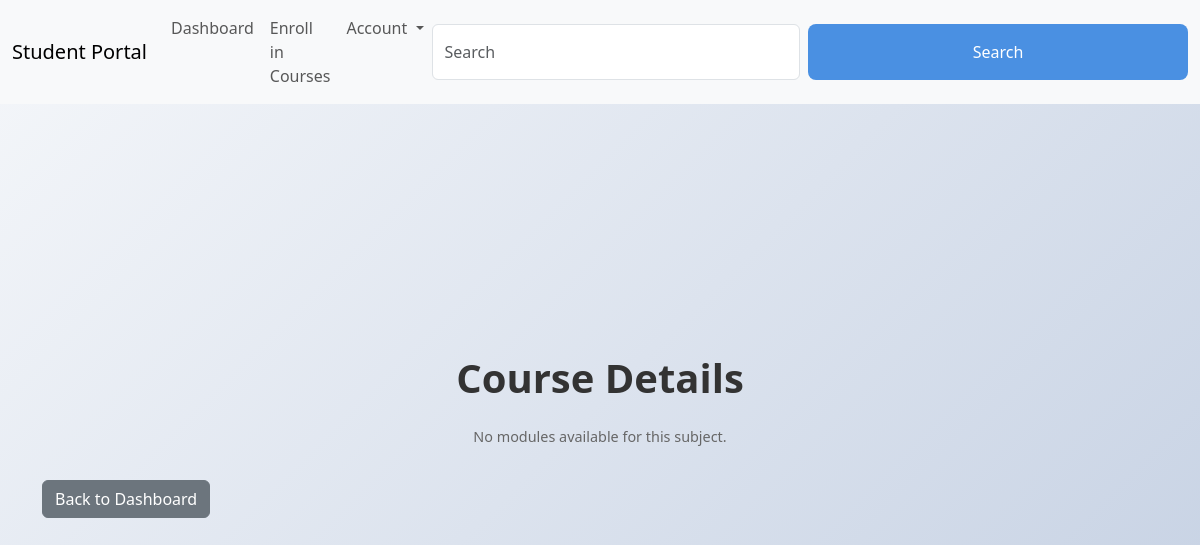
Page /subject/2 (signed in) on the earlier database version.
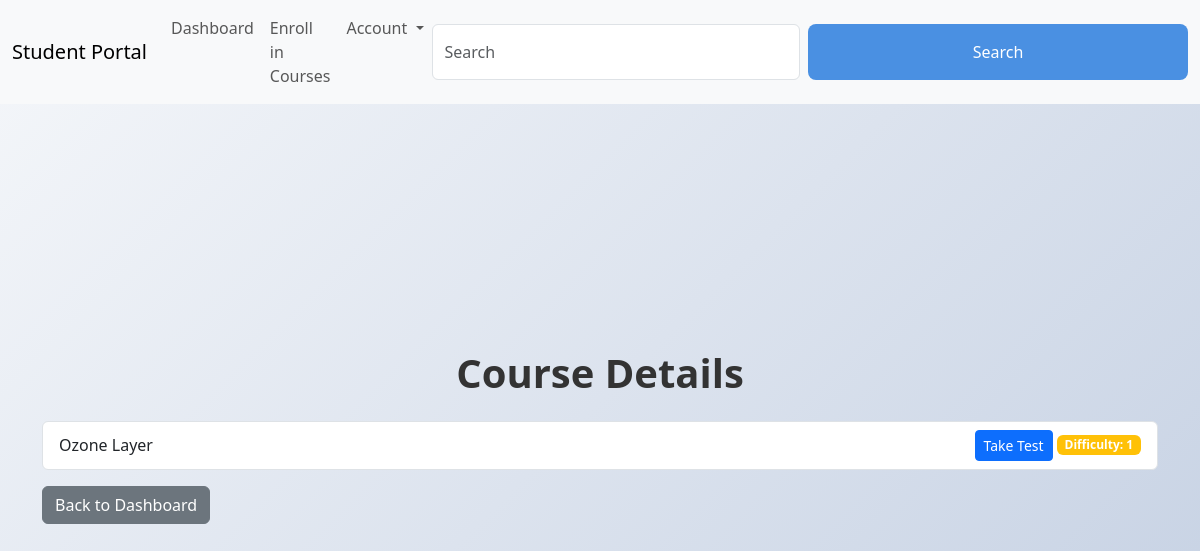
Same page on the later database version.
### app.py (models this page shows)
class Module(db.Model):
    __tablename__ = 'modules'
    module_id = db.Column(db.Integer, primary_key=True, autoincrement=True)
    chapter_id = db.Column(db.Integer, db.ForeignKey('chapters.chapter_id'), nullable=False)
    module_name = db.Column(db.String(80), nullable=False)
    video_url = db.Column(db.String(200))

### app.py (the view)
@app.route('/subject/<int:subject_id>')
@login_required
def subject_portal(subject_id):
    if current_user.user_type != 'student':
        flash('Access denied')
        return redirect(url_for('dashboard'))
    chapters = Chapter.query.filter_by(subject_id=subject_id).all()
    modules_data = []
    for chapter in chapters:
        modules = Module.query.filter_by(chapter_id=chapter.chapter_id).all()
        for module in modules:
            progress = StudentModuleProgress.query.filter_by(student_username=current_user.username, module_id=module.module_id).first()
            if not progress:
                progress = StudentModuleProgress(student_username=current_user.username, module_id=module.module_id, current_difficulty=1)
                db.session.add(progress)
                db.session.commit()
            modules_data.append({
                'module_id': module.module_id,  # Add the module_id here
                'module_name': module.module_name,
                'video_url': module.video_url,
                'difficulty': progress.current_difficulty,
                'completed': progress.completed,
                'mastery': progress.mastery
            })
    return render_template('subject_portal.html', modules=modules_data)

### app.py (called while the page is built)
@login_manager.user_loader
def load_user(username):
    return User.query.get(username)

@app.context_processor
def utility_processor():
    def url_for_static(route):
        return url_for('static', filename=route)
    return {
        'url_for_static': url_for_static
    }

### templates/subject_portal.html (shortened to what this page needs)
<!DOCTYPE html>
<html lang="en">
<head>
    <link rel="stylesheet" href="{{ url_for('static', filename='bootstrap.min.css') }}">
    <link rel="stylesheet" href="{{ url_for('static', filename='style.css') }}">
</head>
<body>
    <nav class="navbar navbar-expand-lg bg-body-tertiary fixed-top">
        <div class="container-fluid">
            <a class="navbar-brand" href="{{ url_for('dashboard') }}">Student Portal</a>
            <div class="collapse navbar-collapse" id="navbarSupportedContent">
                <ul class="navbar-nav me-auto mb-2 mb-lg-0">
                    <li class="nav-item">
                        <a class="nav-link" href="{{ url_for('dashboard') }}">Dashboard</a>
                    </li>
                    <li class="nav-item">
                        <a class="nav-link" href="{{ url_for('enroll_courses') }}">Enroll in Courses</a>
                    </li>
                    <li class="nav-item dropdown">
                        <a class="nav-link dropdown-toggle" href="#" role="button" data-bs-toggle="dropdown" aria-expanded="false">
                            Account
                        </a>
                    </li>
                </ul>
                <form class="d-flex" role="search">
                    <input class="form-control me-2" type="search" placeholder="Search" aria-label="Search">
                    <button class="btn btn-outline-success" type="submit">Search</button>
                </form>
            </div>
        </div>
    </nav>
    <div class="container mt-5">
        <h1 class="mt-4">Course Details</h1>
        {% if modules %}
            <ul class="list-group">
                {% for module in modules %}
                    <li class="list-group-item d-flex justify-content-between align-items-center">
                        {{ module.module_name }}
                        <div>
                            <a href="{{ url_for('take_test', module_id=module.module_id) }}" class="btn btn-sm btn-primary">Take Test</a>
                            {% if module.completed %}
                                <span class="badge bg-success">Completed</span>
                            {% elif module.mastery %}
                                <span class="badge bg-success">Mastered</span>
                            {% else %}
                                <span class="badge bg-warning">Difficulty: {{ module.difficulty }}</span>
                            {% endif %}
                        </div>
                    </li>
                {% endfor %}
            </ul>
        {% else %}
            <p>No modules available for this subject.</p>
        {% endif %}
        <a href="{{ url_for('dashboard') }}" class="btn btn-secondary mt-3">Back to Dashboard</a>
    </div>
</body>
</html>

Differences in the rows shown:
added Module: module_name "Ozone Layer", difficulty "1"
Other differences:
text no longer shown: "No modules available for this subject."
